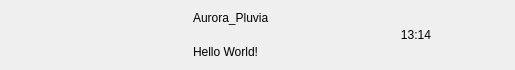
<?xml version="1.0" encoding="UTF-8"?>
<ui version="4.0">
 <class>ChatUserWid</class>
 <widget class="QWidget" name="ChatUserWid">
  <property name="geometry">
   <rect>
    <x>0</x>
    <y>0</y>
    <width>515</width>
    <height>70</height>
   </rect>
  </property>
  <property name="minimumSize">
   <size>
    <width>0</width>
    <height>70</height>
   </size>
  </property>
  <property name="maximumSize">
   <size>
    <width>16777215</width>
    <height>70</height>
   </size>
  </property>
  <property name="windowTitle">
   <string>Form</string>
  </property>
  <layout class="QHBoxLayout" name="horizontalLayout">
   <property name="spacing">
    <number>5</number>
   </property>
   <property name="leftMargin">
    <number>6</number>
   </property>
   <property name="topMargin">
    <number>2</number>
   </property>
   <property name="rightMargin">
    <number>6</number>
   </property>
   <property name="bottomMargin">
    <number>2</number>
   </property>
   <item>
    <widget class="QWidget" name="icon_wid" native="true">
     <property name="minimumSize">
      <size>
       <width>50</width>
       <height>50</height>
      </size>
     </property>
     <property name="maximumSize">
      <size>
       <width>50</width>
       <height>50</height>
      </size>
     </property>
     <layout class="QHBoxLayout" name="horizontalLayout_2">
      <property name="spacing">
       <number>0</number>
      </property>
      <property name="leftMargin">
       <number>0</number>
      </property>
      <property name="topMargin">
       <number>0</number>
      </property>
      <property name="rightMargin">
       <number>0</number>
      </property>
      <property name="bottomMargin">
       <number>0</number>
      </property>
      <item>
       <widget class="QLabel" name="icon_lb">
        <property name="minimumSize">
         <size>
          <width>45</width>
          <height>45</height>
         </size>
        </property>
        <property name="maximumSize">
         <size>
          <width>45</width>
          <height>45</height>
         </size>
        </property>
        <property name="text">
         <string/>
        </property>
       </widget>
      </item>
     </layout>
    </widget>
   </item>
   <item>
    <widget class="QWidget" name="user_info_wid" native="true">
     <property name="maximumSize">
      <size>
       <width>130</width>
       <height>16777215</height>
      </size>
     </property>
     <layout class="QVBoxLayout" name="verticalLayout">
      <property name="leftMargin">
       <number>2</number>
      </property>
      <property name="topMargin">
       <number>2</number>
      </property>
      <property name="rightMargin">
       <number>2</number>
      </property>
      <property name="bottomMargin">
       <number>2</number>
      </property>
      <item>
       <widget class="QLabel" name="user_name_lb">
        <property name="text">
         <string>Aurora_Pluvia</string>
        </property>
       </widget>
      </item>
      <item>
       <widget class="QLabel" name="user_chat_lb">
        <property name="maximumSize">
         <size>
          <width>130</width>
          <height>16777215</height>
         </size>
        </property>
        <property name="text">
         <string>Hello World!</string>
        </property>
       </widget>
      </item>
     </layout>
    </widget>
   </item>
   <item>
    <widget class="QWidget" name="time_wid" native="true">
     <property name="minimumSize">
      <size>
       <width>50</width>
       <height>50</height>
      </size>
     </property>
     <property name="maximumSize">
      <size>
       <width>50</width>
       <height>50</height>
      </size>
     </property>
     <layout class="QVBoxLayout" name="verticalLayout_2">
      <item>
       <widget class="QLabel" name="time_lb">
        <property name="text">
         <string>13:14</string>
        </property>
        <property name="alignment">
         <set>Qt::AlignmentFlag::AlignCenter</set>
        </property>
       </widget>
      </item>
     </layout>
    </widget>
   </item>
  </layout>
 </widget>
 <resources/>
 <connections/>
</ui>
